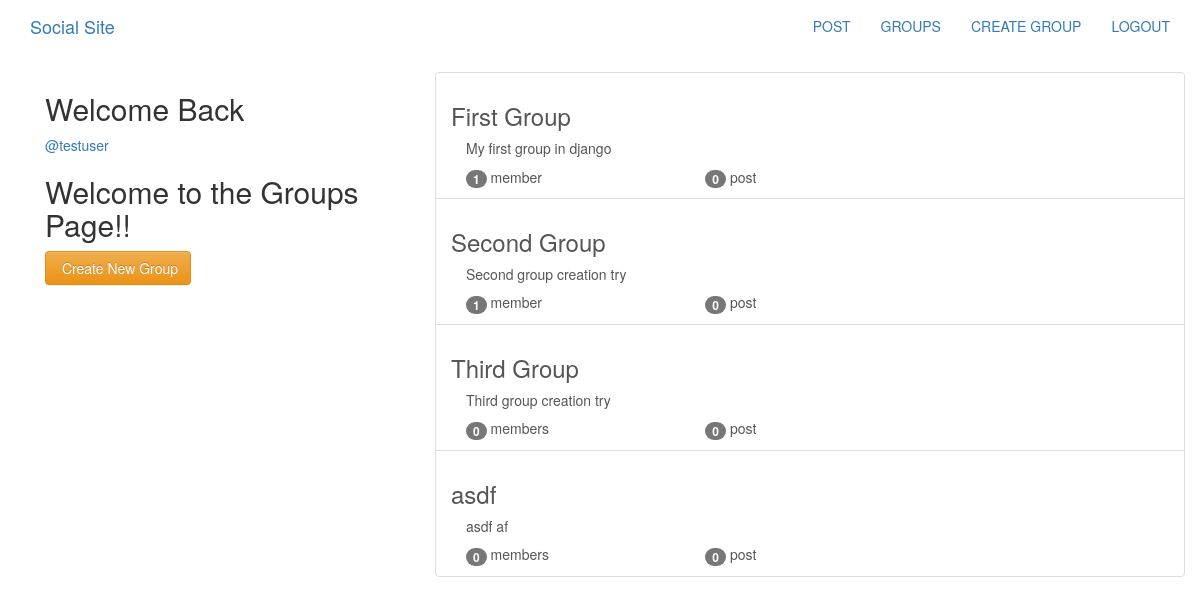
Screenshot of /groups/ (signed in) with the database file from the repository.
### groups/models.py (models this page shows, shortened)
class Group(models.Model):
    name = models.CharField(max_length=255, unique=True)
    slug = models.SlugField(allow_unicode=True, unique=True)
    description = models.TextField(blank=True, default='')
    description_html = models.TextField(editable=False, default='', blank=True)
    members = models.ManyToManyField(User,through="GroupMember")
    class Meta:
        ordering = ["name"]

### groups/views.py (the view)
# urls.py: path('', views.ListGroups.as_view(), name="all"),
class ListGroups(generic.ListView):
    model = Group

### groups/templates/groups/group_list.html
{% extends 'groups/group_base.html' %}
{% block pregroup %}
<div class="col-md-4">
  <div class="content">
    {% if user.is_authenticated %}
    <h2>Welcome Back</h2> <a href="{% url 'posts:for_user' username=user.username %}"> @{{user.username}} </a>
    {% endif %}
    <h2>Welcome to the Groups Page!!</h2>
  </div>
  {% if user.is_authenticated %}
  <a href="{% url 'groups:create' %}" class='btn btn-md btn-fill btn-warning'> <span class='gyphicon glyphicon-plus-sign'>Create New Group</span></a>
  {% endif %}
</div>
{% endblock %}
{% block group_content %}
  <div class="col-md-8">
    <div class="list_group">
      {% for group in object_list %}
        <a class = 'list-group-item' href="{% url 'groups:single' slug=group.slug %}">
          <h3 class='title lis-group-item-heading'>{{group.name}}</h3>
          <div class="list-group-item-text container-fluid">
            {{group.description_html|safe}}
            <div class="row">
              <div class="col-md-4">
                  <span class='badge'>{{group.members.count}}</span>
                  member{{group.members.count|pluralize}}
              </div>
              <div class="col-md-4">
                <span class='badge'>{{group.posts.count}}</span>
                post{{group.post.count|pluralize}}
              </div>
            </div>
          </div>
        </a>
      {% endfor %}
    </div>
  </div>
{% endblock %}

### rows the page displays
Group: name "First Group", description_html "My first group in django", members.count "1", posts.count "0"
Group: name "Second Group", description_html "Second group creation try", members.count "1", posts.count "0"
Group: name "Third Group", description_html "Third group creation try", members.count "0", posts.count "0"
Group: name "asdf", description_html "asdf af", members.count "0", posts.count "0"

### other values shown
{{ user.username }} "testuser"
